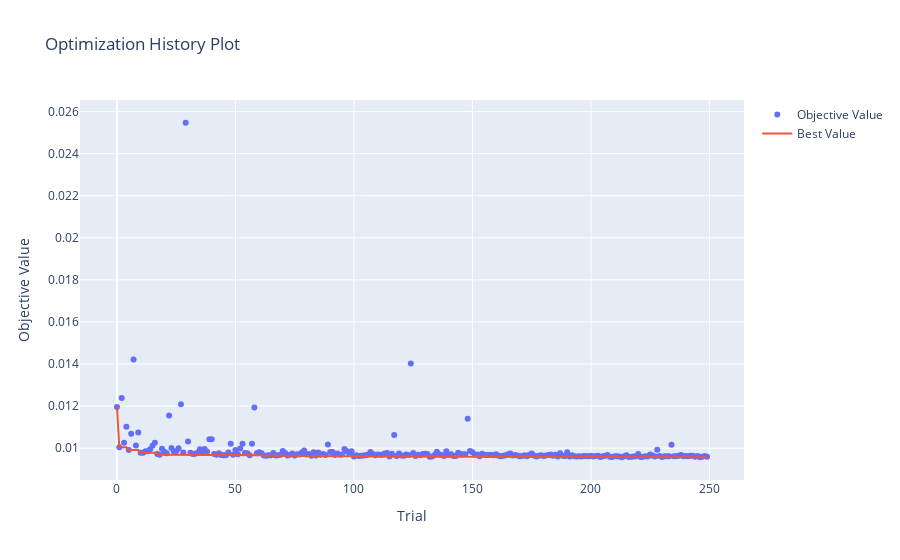

The notebook cell saved with this chart:
### Markdown cell above
RMSLE: Un RMSLE de 0.1327 est relativement faible, ce qui est bon, car cela signifie que les erreurs entre les valeurs prédites et les valeurs réelles ne sont pas très élevées sur une échelle logarithmique. Ce métrique pénalise moins les erreurs sur les grandes valeurs absolues, ce qui est utile dans le cas de données de prix où l'échelle peut varier largement.

### Code cell
from optuna.visualization import plot_optimization_history
plot_optimization_history(study)

### Figure 1 — Plotly figure (JSON) as saved in the notebook; plotly's stock layout.template omitted (floating-point values rounded to 4 significant figures; data arrays with more than 128 entries replaced by an {"elided": "..."} marker saying what was removed)
{"data": [{"mode": "markers", "name": "Objective Value", "type": "scatter", "x": {"elided": "250 int values"}, "y": {"elided": "250 float values"}}, {"mode": "lines", "name": "Best Value", "type": "scatter", "x": {"elided": "250 int values"}, "y": {"elided": "250 float values"}}, {"marker": {"color": "#cccccc"}, "mode": "markers", "name": "Infeasible Trial", "showlegend": false, "type": "scatter", "x": [], "y": []}], "layout": {"title": {"text": "Optimization History Plot"}, "xaxis": {"title": {"text": "Trial"}}, "yaxis": {"title": {"text": "Objective Value"}}}}
